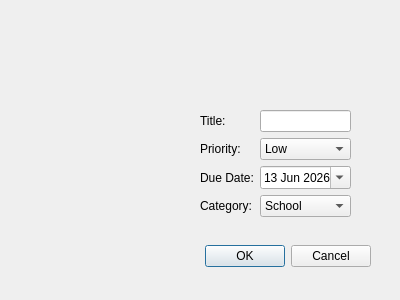
<?xml version="1.0" encoding="UTF-8"?>
<ui version="4.0">
 <class>AddTaskDialog</class>
 <widget class="QDialog" name="AddTaskDialog">
  <property name="geometry">
   <rect>
    <x>0</x>
    <y>0</y>
    <width>400</width>
    <height>300</height>
   </rect>
  </property>
  <property name="windowTitle">
   <string>Smart Task Manager - Add Task</string>
  </property>
  <widget class="QDialogButtonBox" name="buttonBox">
   <property name="geometry">
    <rect>
     <x>30</x>
     <y>240</y>
     <width>341</width>
     <height>32</height>
    </rect>
   </property>
   <property name="orientation">
    <enum>Qt::Orientation::Horizontal</enum>
   </property>
   <property name="standardButtons">
    <set>QDialogButtonBox::StandardButton::Cancel|QDialogButtonBox::StandardButton::Ok</set>
   </property>
  </widget>
  <widget class="QWidget" name="formLayoutWidget">
   <property name="geometry">
    <rect>
     <x>200</x>
     <y>110</y>
     <width>151</width>
     <height>108</height>
    </rect>
   </property>
   <layout class="QFormLayout" name="formLayout">
    <item row="0" column="0">
     <widget class="QLabel" name="titleLabel">
      <property name="text">
       <string>Title:</string>
      </property>
     </widget>
    </item>
    <item row="0" column="1">
     <widget class="QLineEdit" name="titleLineEdit"/>
    </item>
    <item row="1" column="0">
     <widget class="QLabel" name="priorityLabel">
      <property name="text">
       <string>Priority:</string>
      </property>
     </widget>
    </item>
    <item row="1" column="1">
     <widget class="QComboBox" name="priorityComboBox">
      <item>
       <property name="text">
        <string>Low</string>
       </property>
      </item>
      <item>
       <property name="text">
        <string>Medium</string>
       </property>
      </item>
      <item>
       <property name="text">
        <string>High</string>
       </property>
      </item>
     </widget>
    </item>
    <item row="2" column="0">
     <widget class="QLabel" name="dueDateLabel">
      <property name="text">
       <string>Due Date:</string>
      </property>
     </widget>
    </item>
    <item row="2" column="1">
     <widget class="QDateEdit" name="dueDateEdit">
      <property name="calendarPopup">
       <bool>true</bool>
      </property>
      <property name="date">
       <date>
        <year>2026</year>
        <month>6</month>
        <day>13</day>
       </date>
      </property>
     </widget>
    </item>
    <item row="3" column="0">
     <widget class="QLabel" name="categoryLabel">
      <property name="text">
       <string>Category:</string>
      </property>
     </widget>
    </item>
    <item row="3" column="1">
     <widget class="QComboBox" name="categoryComboBox">
      <item>
       <property name="text">
        <string>School</string>
       </property>
      </item>
      <item>
       <property name="text">
        <string>Work</string>
       </property>
      </item>
      <item>
       <property name="text">
        <string>Personal</string>
       </property>
      </item>
     </widget>
    </item>
   </layout>
  </widget>
 </widget>
 <resources/>
 <connections>
  <connection>
   <sender>buttonBox</sender>
   <signal>accepted()</signal>
   <receiver>AddTaskDialog</receiver>
   <slot>accept()</slot>
   <hints>
    <hint type="sourcelabel">
     <x>248</x>
     <y>254</y>
    </hint>
    <hint type="destinationlabel">
     <x>157</x>
     <y>274</y>
    </hint>
   </hints>
  </connection>
  <connection>
   <sender>buttonBox</sender>
   <signal>rejected()</signal>
   <receiver>AddTaskDialog</receiver>
   <slot>reject()</slot>
   <hints>
    <hint type="sourcelabel">
     <x>316</x>
     <y>260</y>
    </hint>
    <hint type="destinationlabel">
     <x>286</x>
     <y>274</y>
    </hint>
   </hints>
  </connection>
 </connections>
</ui>
